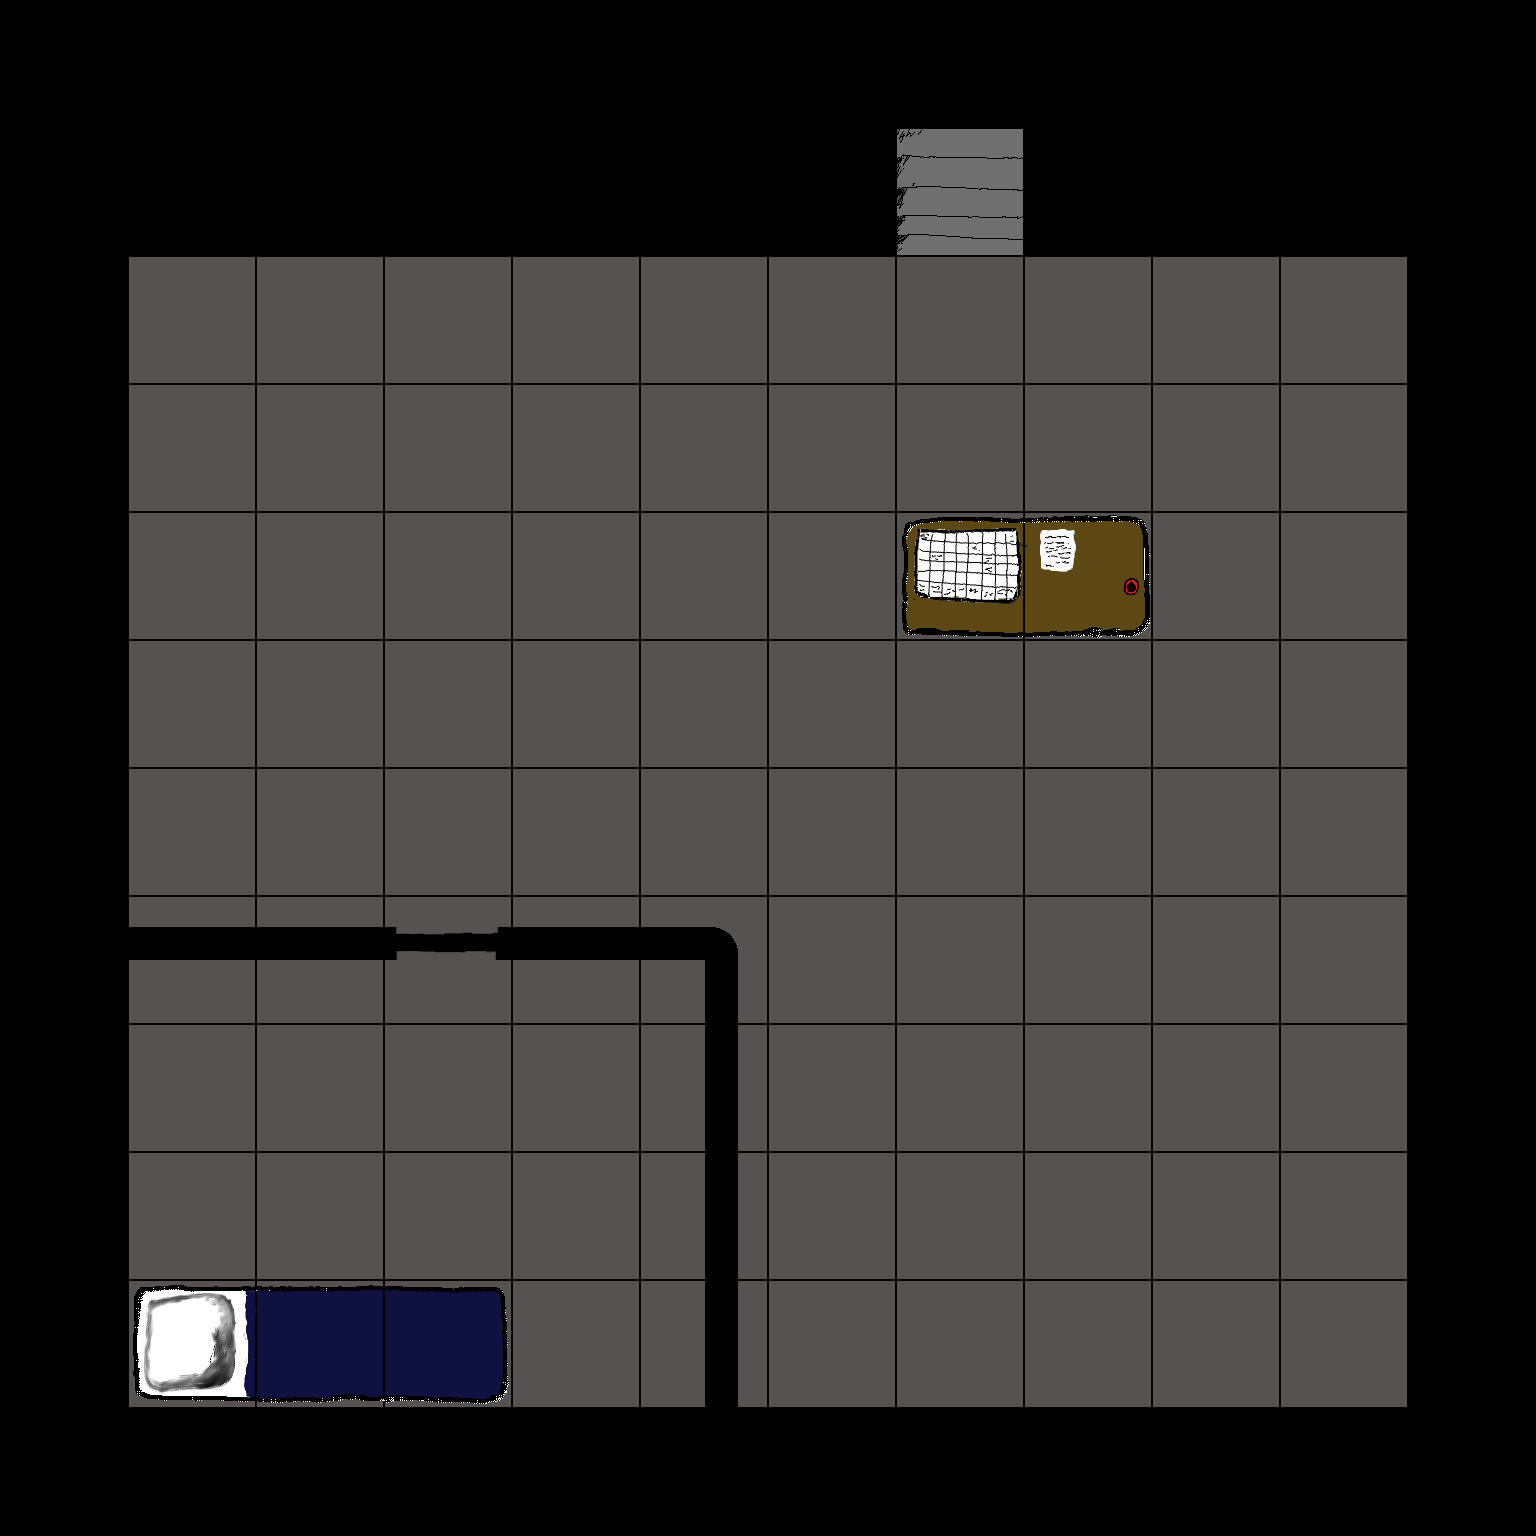

Below is a game level as drawn by its tile map, then a one-line description and the .tmx that defines it (tile-layer data replaced by summaries):
An orthogonal 12x12 tile map with 128x128 px tiles, 1 tile layer (Tile Layer 1).

<map version="1.0" orientation="orthogonal" renderorder="right-down" width="12" height="12" tilewidth="128" tileheight="128" nextobjectid="1">
 <tileset firstgid="1" name="lazerjail" tilewidth="128" tileheight="128">
  <image source="lazerjail_tileset.png" width="640" height="512" />
 </tileset>
 <layer name="Tile Layer 1" width="12" height="12">
  <data>[144 cells, 144 non-empty, 12 distinct tile ids]</data>
 </layer>
</map>